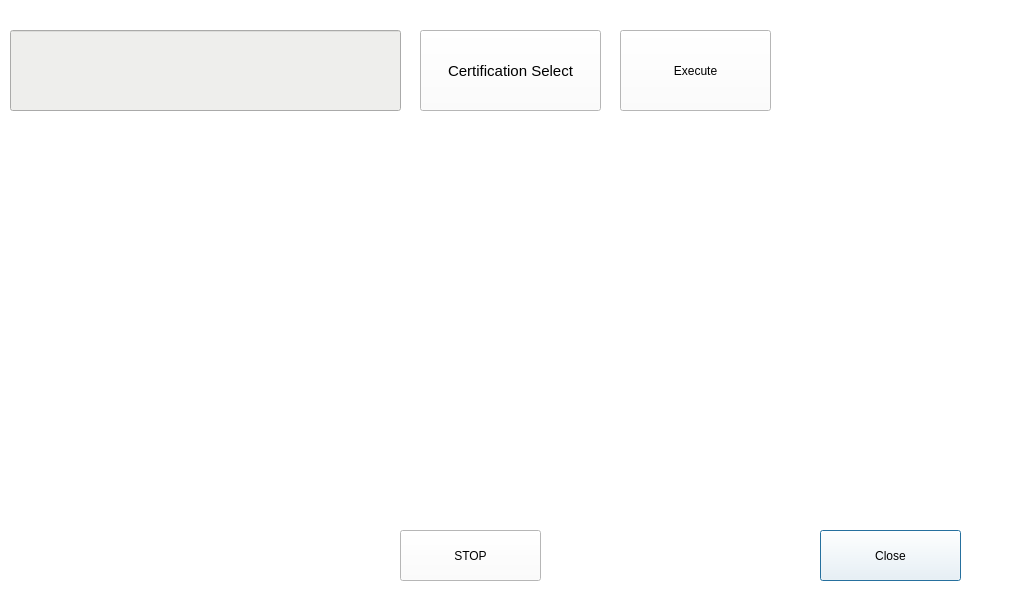
<?xml version="1.0" encoding="UTF-8"?>
<ui version="4.0">
 <class>Dialog_Trust_Demo</class>
 <widget class="QDialog" name="Dialog_Trust_Demo">
  <property name="geometry">
   <rect>
    <x>0</x>
    <y>0</y>
    <width>1024</width>
    <height>600</height>
   </rect>
  </property>
  <property name="windowTitle">
   <string>Dialog</string>
  </property>
  <property name="styleSheet">
   <string notr="true">background-color: rgb(255, 255, 255);</string>
  </property>
  <widget class="QPushButton" name="pushButton_close">
   <property name="geometry">
    <rect>
     <x>820</x>
     <y>530</y>
     <width>141</width>
     <height>51</height>
    </rect>
   </property>
   <property name="text">
    <string>Close</string>
   </property>
  </widget>
  <widget class="QPushButton" name="pushButton_CI_select">
   <property name="geometry">
    <rect>
     <x>420</x>
     <y>30</y>
     <width>181</width>
     <height>81</height>
    </rect>
   </property>
   <property name="font">
    <font>
     <pointsize>11</pointsize>
    </font>
   </property>
   <property name="text">
    <string>Certification Select</string>
   </property>
  </widget>
  <widget class="QPushButton" name="pushButton_execute">
   <property name="geometry">
    <rect>
     <x>620</x>
     <y>30</y>
     <width>151</width>
     <height>81</height>
    </rect>
   </property>
   <property name="text">
    <string>Execute</string>
   </property>
  </widget>
  <widget class="QLineEdit" name="lineEdit_CI_select">
   <property name="geometry">
    <rect>
     <x>10</x>
     <y>30</y>
     <width>391</width>
     <height>81</height>
    </rect>
   </property>
   <property name="font">
    <font>
     <pointsize>20</pointsize>
    </font>
   </property>
   <property name="styleSheet">
    <string notr="true">background-color: rgb(238, 238, 236);</string>
   </property>
  </widget>
  <widget class="QLabel" name="label_result">
   <property name="geometry">
    <rect>
     <x>800</x>
     <y>0</y>
     <width>191</width>
     <height>121</height>
    </rect>
   </property>
   <property name="styleSheet">
    <string notr="true">border-color: rgb(136, 138, 133);</string>
   </property>
   <property name="text">
    <string/>
   </property>
   <property name="alignment">
    <set>Qt::AlignCenter</set>
   </property>
  </widget>
  <widget class="QLabel" name="label_process">
   <property name="geometry">
    <rect>
     <x>20</x>
     <y>130</y>
     <width>981</width>
     <height>381</height>
    </rect>
   </property>
   <property name="styleSheet">
    <string notr="true"/>
   </property>
   <property name="text">
    <string/>
   </property>
  </widget>
  <widget class="QPushButton" name="pushButton">
   <property name="geometry">
    <rect>
     <x>400</x>
     <y>530</y>
     <width>141</width>
     <height>51</height>
    </rect>
   </property>
   <property name="text">
    <string>STOP</string>
   </property>
  </widget>
 </widget>
 <resources/>
 <connections/>
</ui>
